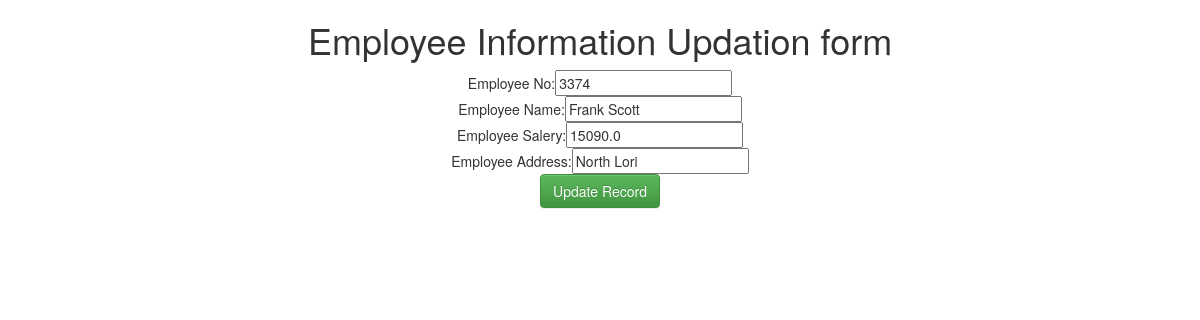
Page /update/10 on the committed database.
### testapp/models.py (models this page shows)
class Employee(models.Model):
    eno=models.IntegerField()
    ename=models.CharField(max_length=50)
    esal=models.FloatField()
    eaddr=models.CharField(max_length=250)

### testapp/views.py (the view)
# urls.py: path('update/<int:id>', views.update_view),
def update_view(request,id):
    id=int(id)
    employee=Employee.objects.get(id=id)
    if request.method=='POST':
        form=EmployeeForm(request.POST,instance=employee)
        if form.is_valid():
            form.save()
        return redirect("/")
    return render(request,'testapp/update.html',{'employee':employee})

### templates/testapp/update.html (shortened to what this page needs)
<!DOCTYPE html>
{% extends 'testapp/base.html'%}
{% block body_block%}
<h1>Employee Information Updation form</h1>
<form method="post">
  Employee No:<input type="text" name="eno" value="{{employee.eno}}"><br>
  Employee Name:<input type="text" name="ename" value="{{employee.ename}}"><br>
  Employee Salery:<input type="text" name="esal" value="{{employee.esal}}"><br>
  Employee Address:<input type="text" name="eaddr" value="{{employee.eaddr}}"><br>
  <input type="submit" class="btn btn-success" value="Update Record">
</form>
{%endblock%}

### rows in the picture
Employee: eno "3374", ename "Frank Scott", esal "15090.0", eaddr "North Lori"
